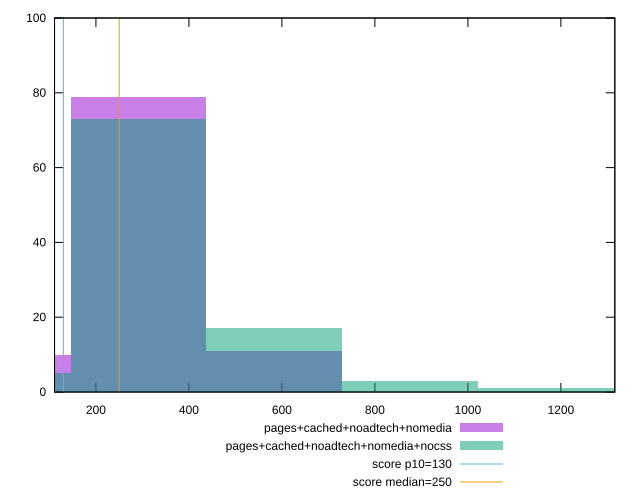

Generate this figure with gnuplot:
reset

$pagesCachedNoadtechNomedia <<EOF
291.6706987938015 79
583.341397587603 11
0 10
EOF

$pagesCachedNoadtechNomediaNocss <<EOF
583.341397587603 17
291.6706987938015 73
0 5
875.0120963814045 3
1166.682795175206 1
1458.3534939690073 1
EOF

set key outside below
set boxwidth 291.6706987938015
set xrange [111:1316]
set yrange [0:100]
set trange [0:100]
set style fill transparent solid 0.5 noborder

set parametric
set terminal svg size 640, 500 enhanced background rgb 'white'
set output "report_00015_2021-02-09T16-11-33.973Z/max-potential-fid/comparison/histogram/3_vs_4.svg"

plot $pagesCachedNoadtechNomedia title "pages+cached+noadtech+nomedia" with boxes, \
     $pagesCachedNoadtechNomediaNocss title "pages+cached+noadtech+nomedia+nocss" with boxes, \
     130,t title "score p10=130", \
     250,t title "score median=250"

reset
